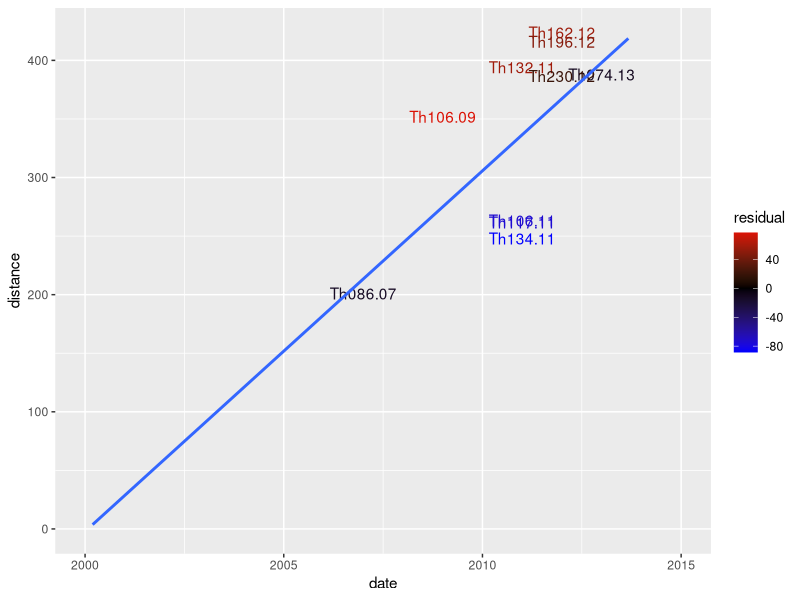
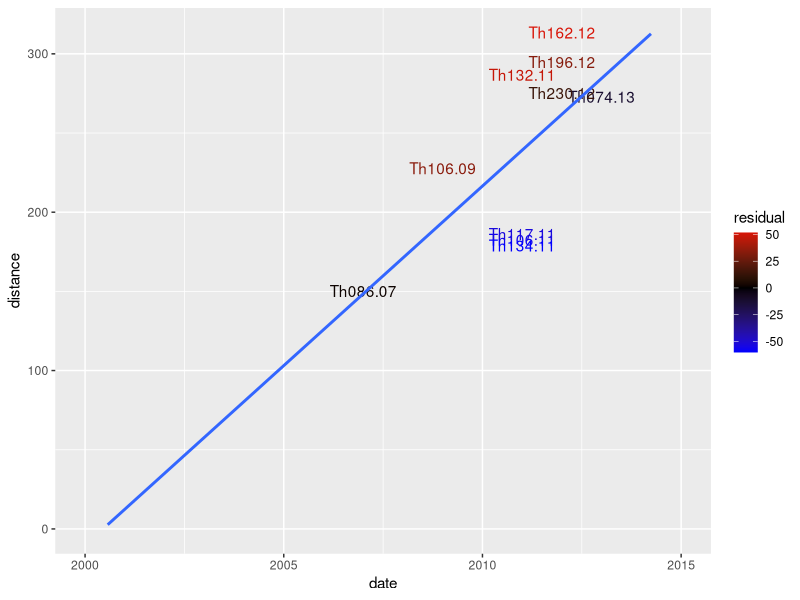
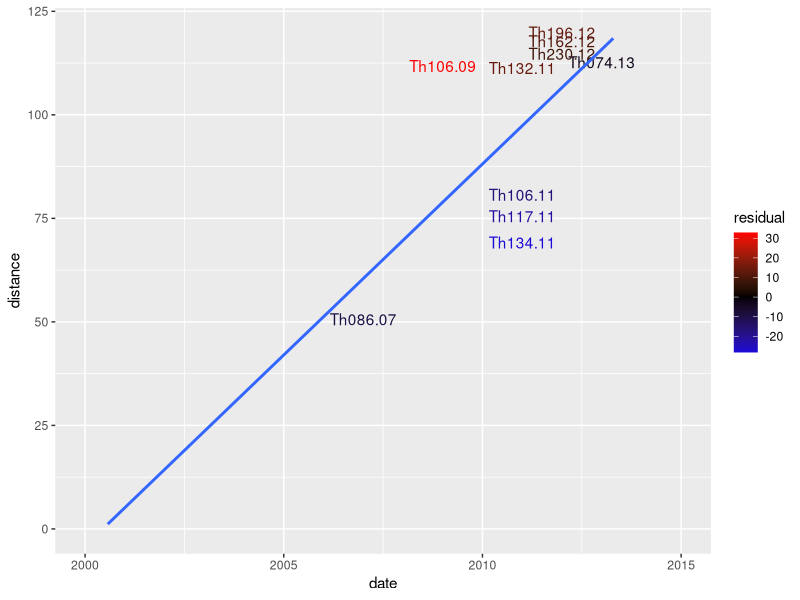
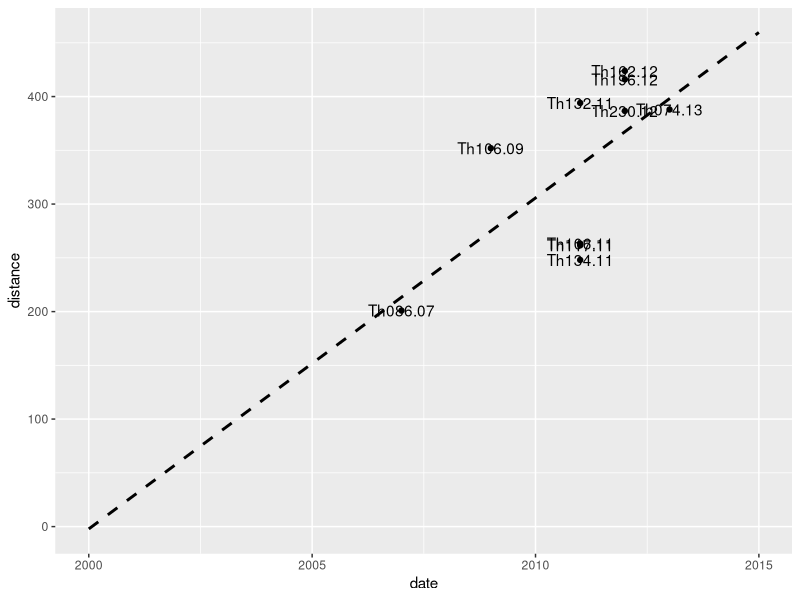

R code for these plots, in order:
## ---- chunk 1

library(knitr)
library(igraph)
library("RColorBrewer")
library(ggplot2)
opts_chunk$set(fig.width=9, fig.height=9)
opts_chunk$set(dev=c('png','postscript'))



## ---- chunk 2
#thies <- read.nexus("sum_ALL.target.2.nexus")
cols <- scale_color_gradient2(low="blue",mid="black",high="red")


all <- read.table("Thies_ALL.green.txt",header=T)
ggplot(all,aes(x=date,y=distance,label=tip,color=residual)) + geom_text() + geom_smooth(method="lm",se=F,fullrange=T) + cols + xlim(2000,2015) + ylim(0,max(all$distance))


snp <- read.table("Thies_SNP.green.txt",header=T)
ggplot(snp,aes(x=date,y=distance,label=tip,color=residual)) + geom_text() + geom_smooth(method="lm",se=F,fullrange=T) + cols + xlim(2000,2015) + ylim(0,max(snp$distance))

indel <- read.table("Thies_INDEL.green.txt",header=T)
ggplot(indel,aes(x=date,y=distance,label=tip,color=residual)) + geom_text() + geom_smooth(method="lm",se=F,fullrange=T) + cols+ xlim(2000,2015) + ylim(0,max(indel$distance))


#correlation indices
c(cor(all$distance,all$date),
  cor(snp$distance,snp$date),
  cor(indel$distance,indel$date))

#without 2011 clade
d = !all$tip %in% c("Th134.11","Th106.11","Th117.11")
c(cor(all$distance[d],all$date[d]),
  cor(snp$distance[d],snp$date[d]),
  cor(indel$distance[d],indel$date[d]))
#2011 clade and root only
d = all$tip %in% c("Th086.07","Th134.11","Th106.11","Th117.11")
c(cor(all$distance[d],all$date[d]),
  cor(snp$distance[d],snp$date[d]),
  cor(indel$distance[d],indel$date[d]))

## ---- chunk 3
ggplot(all,aes(x=date,y=distance,label=tip)) + geom_point() + geom_text() + geom_smooth(method="lm",se=F,fullrange=T,colour="black",linetype=2) + xlim(2000,2015)
#ggplot(all,aes(x=date,y=distance,label=tip)) + geom_text() + geom_smooth(data=subset(all,date!=2007),method="lm",se=F) + xlim(2006,2013) #+ ylim(0,max(indel$distance))


#ggplot(snp,aes(x=date,y=distance,label=tip)) + geom_text() + geom_smooth(method="lm",se=F) + xlim(2006,2013) + ylim(0,max(snp$distance))

#ggplot(indel,aes(x=date,y=distance,label=tip)) + geom_text() + geom_smooth(method="lm",se=F) + xlim(2006,2013) #+ ylim(0,max(indel$distance))

#ggplot(indel,aes(x=date,y=distance,label=tip)) + geom_text() + geom_smooth(data=subset(indel,date!=2007),method="lm",se=F) + xlim(2006,2013) #+ ylim(0,max(indel$distance))



